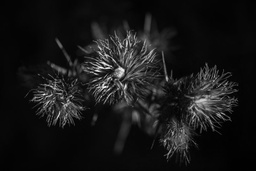
#> input picture DIP Assignments/flowers.jpg, 256 x 171 px, shrunk from 800 x 533 before the run
$ jupyter execute 'Histogram Equalization Assignment-15.ipynb'
#> lines starting #> are read from the running program, lines starting #| are printed output that depends on the picture
[cell 1]
import cv2
import numpy as np
import matplotlib.pyplot as plt

[cell 2]
def hist_plot(img):
    # list to store the count of each intensity value
    count = []
    # list to store intensity value
    r = []
    # loop to traverse each intensity value
    for k in range(0, 256):
        r.append(k)
        count1 = 0
        # loops to traverse each pixel in the image
        for i in range(m):
            for j in range(n):
                if img[i, j] == k:
                    count1 += 1
        count.append(count1)
    return (r, count)

[cell 3]
img = cv2.imread('flowers.jpg', 1)
#> img is the input picture: shape (171, 256, 3); min 0, max 255, mean 23.4
img = cv2.cvtColor(img, cv2.COLOR_BGR2GRAY)
#> img: shape (171, 256)
m, n = img.shape
#> m = 171; n = 256


# calculating the histogram of the original image
r1, count1 = hist_plot(img)
#> r1 = 256 values from 0 to 255; count1 = 256 values, max 4805 at index 7, min 0 at index 198, mean 171

# Applying histogram equalization
img1 = cv2.equalizeHist(img)
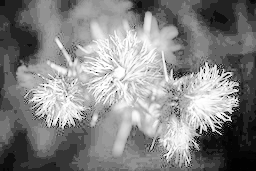
#> img1: shape (171, 256); min 0, max 255, mean 133.1
r2, count2 = hist_plot(img1)
#> r2 = 256 values from 0 to 255; count2 = 256 values, max 4805 at index 100, min 0 at index 1, mean 171

[cell 4]
fig, axs = plt.subplots(2, 2, figsize=(10, 10))
plt.subplot(2, 2, 1)
plt.imshow(img)
plt.title("Original Image")


plt.subplot(2, 2, 2)
plt.stem(r1, count1)
plt.xlabel('intensity value')
plt.ylabel('number of pixels')
plt.title('Histogram of the original image')

plt.subplot(2, 2, 3)
plt.imshow(img1)
plt.title("Equalized Image")


plt.subplot(2, 2, 4)
plt.stem(r2, count2)
plt.xlabel('intensity value')
plt.ylabel('number of pixels')
plt.title('Histogram of the equalized image')

plt.show()
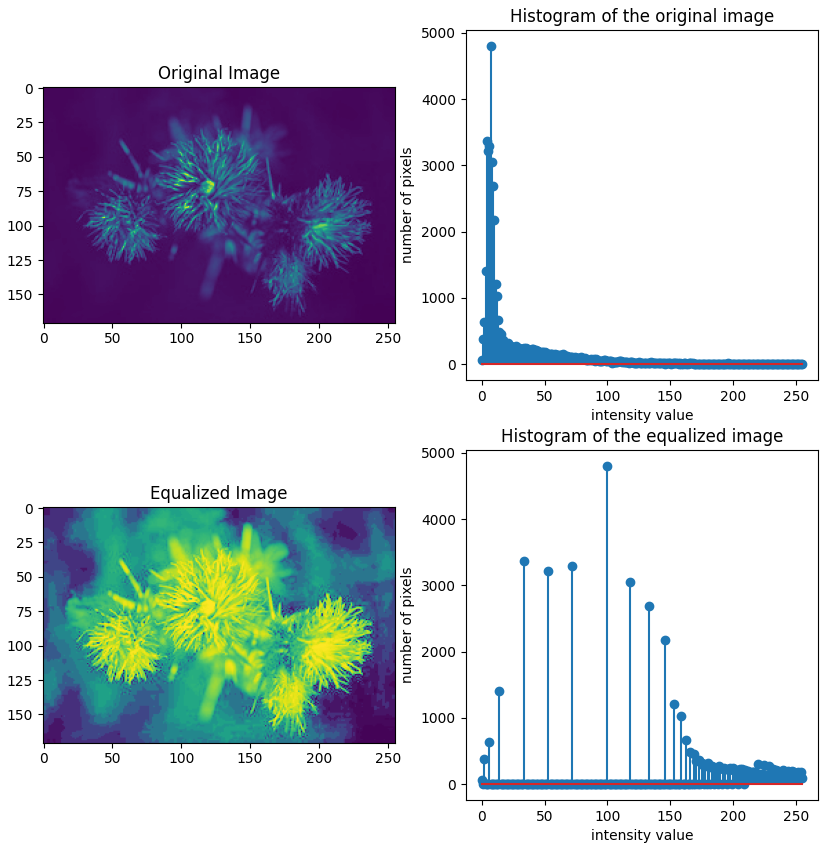
#> figure drawn by matplotlib, 4 panels; panel 2: curve peaks at x = 7, y = 4805; panel 4: curve peaks at x = 100, y = 4805
